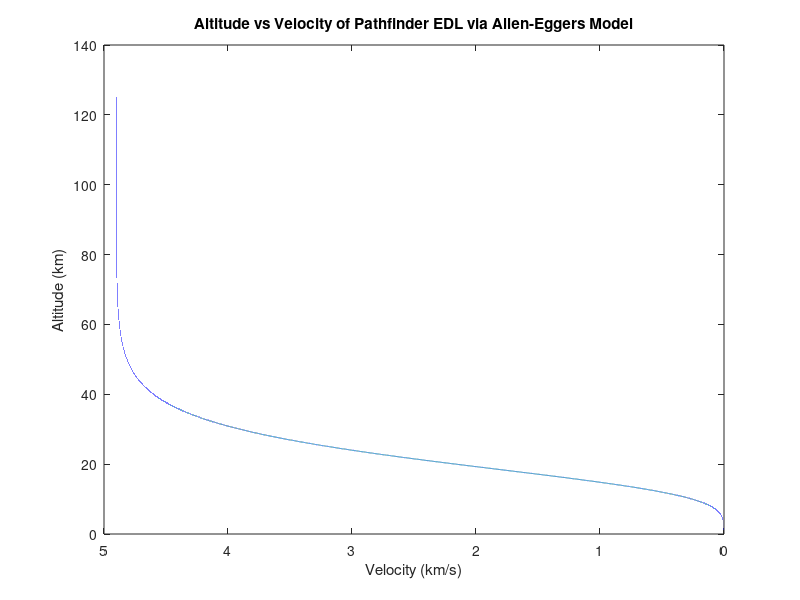
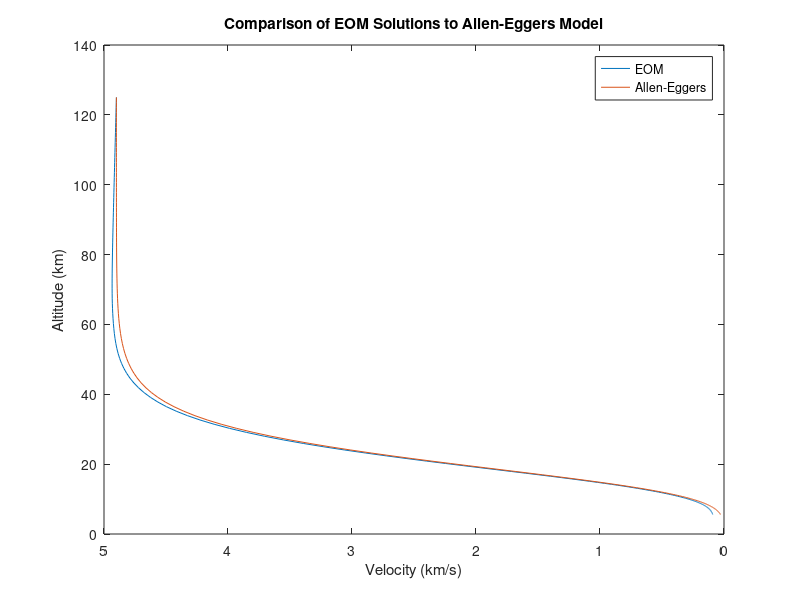
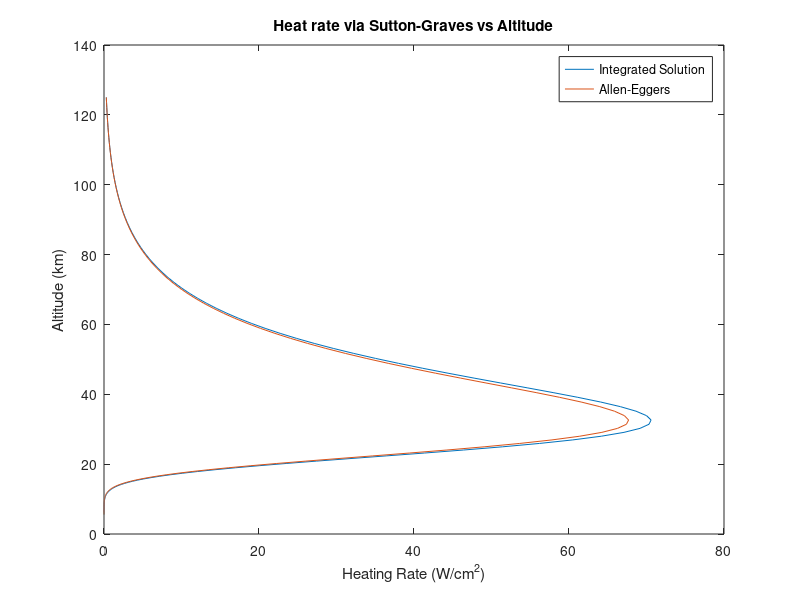
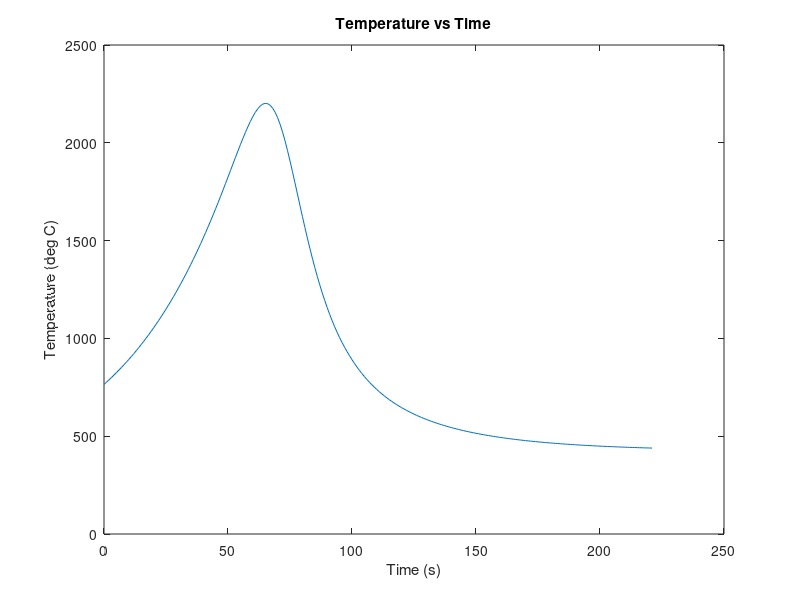

MATLAB code for these plots, in order:
%%Setup
% A script written in MATLAB with the objective of describing certain
% characteristics of the entry of the Mars Pathfinder probe. 
% TODO: Convert to python (in progress)
% TODO: Check with professor about part H - I would be shocked if I 
%       did that part properly.
% Last Edit: 29 October 2016

% Useful Constants and Quantities:
gE  = 9.81 ;                     % Acc. due to gravity, Earth, m/s2
gM  = 3.69 ;                     % Acc. due to gravity, Mars, m/s2
RM  = 3397 * 1000 ;              % Radius of Mars, m
sig = 5.67e-8 ;                  % Stefan-Boltzmann Constant, W/m2*K4
k   = 1.9027e-4 ;                % Sutton-Graves const. for Mars
R_univ = 8314.472 ;              % Universal Gas Constant, J/(K*kmol)

% Problem 1 Givens
d = 2.65 ;                       % Diameter of entry capsule, m
delta = 70 ;                     % Angle of sphere-cone heatshield, degrees
CD = 1.65 ;                      % Hypersonic Drag Coefficient
m = 603 ;                        % Entry mass, kg

% Problem 1 Assumptions
rn = 0.665 ;                     % Effective nose radius, m
rho0 = 0.0525 ;                  % Adjusted density at 'sea' level, kg/m3
T = 150 ;                        % Isothermal Temp, K (const. throughout)
M = 43.27 ;                      % Mean molecular weight, kg/kmol

% Entry Initial conditions
V_atm = 4.9 * 1000 ;             % m/s
h_atm = 125 * 1000 ;             % m
gam_atm = 17.0 ;                 % degrees
                                 % Heatshield material: SLA-561
T0_TPS = 25 + 273.15 ;           % Init. uniform temp distribution in the 
                                 % Thermal Protection System, K                         
T_max = 200 + 273.15 ;           % Maximum allowable temp of bondline, K

%% Part A
% Find the ballistic coefficient and the Allen-Eggers constant. 

% beta = m/(CD * A)
% By EDL and TPS Slide 9, for reference area we use the projected area of
% the cone. 

A = pi * (d / 2) ^ 2 ;           % CS Area of capsule
beta = m / ( CD * A ) ;          % Ballistic coefficient
fprintf('\nThe ballistic coefficient is : %f \n',beta);

% Allen-Eggers Constant C = - rho0 * H / (2 * beta * sin(gam_atm))
% Need scale height H = R * T0 / (g0)
R = R_univ / M ;                               % Spec. Gas Const., J / kgK
H = R * T / gM ;                               % Atmo. scale height, m
C = - rho0 * H / (2 * beta * sind(gam_atm)) ;  % A-E Const
fprintf('Atmospheric Scale Height: %f m \n',H) ;
fprintf('Allen-Eggers Constant: %f \n', C) ;

%% Part B - Allen-Eggers Velocity Profile
% Use Allen-Eggers eq. to develop a velocity profile as function of
% altitude. Plot results with v on x, h on y, km/s and km respectively. 
h = 0:1:h_atm ;    % Array for h in m w/ step size in m. 
V = V_atm .* exp( C .* exp(-h ./ H)) ;
plot(V ./1000 , h ./ 1000)
hold on
set(gca,'XDir','Reverse') ;          % I figured it'd be neat to plot the 
                                     % plot the descent from left to right. 
xlabel('Velocity (km/s)') ;
ylabel('Altitude (km)');
title('Altitude vs Velocity of Pathfinder EDL via Allen-Eggers Model') ;

%% Part C - Maximum Deceleration
% Find the altitude of max. deceleration. Express the magnitude of max.
% deceleration in Earth gs. 

h_nMAX = H * log(-2 * C) ;                      % Alt. of max. decel., m
nMAX = V_atm .^ 2 * sind(gam_atm) / (53.3 * H) ;% Mag peak decel, Earth gs.
fprintf('Altitude of max deceleration: %f km \n', h_nMAX / 1000) ;
fprintf('Max deceleration: %f Earth gs \n', nMAX)

%% Part D - Equations of Motion
% Integrate EOM using ode45. Plot velocity profile against profile found in
% (b). Comment on the quality of the assumptions made going from EOM to
% Allen-Eggers solution. Estimate time from the Phoenix EDL profile shown
% in lecture EDL and TPS, slide 4.
% dV/dt = -(rho * V^2)/(2 * beta) + g * sin(gamma)
% dh/dt = -V * sin(gamma)
% dgamma/dt = - (V * cos(gamma)) / (Rp + h) + g * cos(gamma) / V

tf = 221 ;                               % Time of chute deployment, s.
TOF = [0:1:tf] ;                         % Time of flight, s.

VHG = [ V_atm h_atm gam_atm ]' ;         % Initial Conditions

% The anonymous function that I'll be calling in the ode45() function. I
% realize it's not the most readable, but it works. Each row corresponds to
% the differential equation for dV/dt, dh/dt and dgamma/dt respectively.
% For dV/dt, I had to define rho according to the exponential atmosphere
% model within the anonymous function in order for it to not be assumed
% constant. Also, I chose to remove the whitespace from the first and
% last rows to ensure that they fit within the confines of what the MATLAB
% editor considers the proper length for a line. I realize that I choose 
% the strangest things to be particular about. 
f=@(t,VHG)[-((rho0*exp(-VHG(2)/H))*VHG(1).^2)/(2*beta)+gM.*sind(VHG(3));...
           -VHG(1) .* sind(VHG(3))                                     ;...
           -(VHG(1).*cosd(VHG(3)))./(RM+VHG(2))+gM.*cosd(VHG(3))./VHG(1)];

[t,x] = ode45(f,TOF,VHG);

figure

% Get the velocity according to the Allen-Eggers equation using the heights
% found from solving the differential equations. 
V_ae = V_atm .* exp( C .* exp(-x(:, 2) / H));
plot(x(:,1) ./1000, x(:,2) ./ 1000)
hold on
plot(V_ae ./ 1000, x(:,2) ./ 1000)
ylabel('Altitude (km)');
xlabel('Velocity (km/s)');
title('Comparison of EOM Solutions to Allen-Eggers Model');
legend('EOM','Allen-Eggers','Location','NorthEast');
set(gca,'XDir','Reverse') ;         % Again set x axes to reverse so that 
                                    % the plot is indicative of what's
                                    % happening with increasing time.
                                    
%% Part E - Heat Rate vs Altitude
% For the integrated and Allen-Eggers solution, use the Sutton-Graves
% equation to estimate the stagnotion point heat rate as a function of
% altitude. Plot the altitude (km) vs the heat rate (W/cm2)
% The heat rate is given in W/m2 by qdot = sqrt(k(rho/rn)) * V^3

% By slide 29, approximate effective nose radius as rn/2.
% Heat rate in W/m2 for Allen-Eggers solutions
% Need to recompute A-E solutions for heights found by integration.
V_re = V_atm .* exp( C .* exp(-x(:,2) ./ H)) ;
qd_AE = k .* sqrt(((rho0 .* exp(-x(:, 2) ./ H)) ./ (rn/2))) .* V_re .^ 3;

% Heat rate in W/m2 for integrated equations
qd_int=k .* sqrt(((rho0 .* exp(-x(:, 2) ./ H)) ./ (rn/2))) .* x(:,1) .^ 3 ;

figure
plot(qd_int .* 1e-4, x(:, 2) ./ 1000, qd_AE .* 1e-4, x(:, 2) ./1000)
xlabel('Heating Rate (W/cm^2)'),  ylabel('Altitude (km)')
title('Heat rate via Sutton-Graves vs Altitude')
legend('Integrated Solution','Allen-Eggers')

%% Part F - Peak Heat Rate and Heat Load
% Use analytic expressions to estimate the peak stagnation point heat rate
% and the integrated heat load. Compare the peak heat rate estimate to the
% maximum values from part E.

% Peak heat rate, assuming constant flightpath angle. 
qd_max=k * sqrt((beta * sind(gam_atm) / (3 * (rn/2) * H))) * ...
       (V_atm ^3 / exp(.5)) ;

% Total Integrated Heat Load Estimate, assuming constant flightpath angle. 
hl_est = k * V_atm ^ 2 * sqrt(pi * H * beta / ((rn/2) * sind(gam_atm))) ;

% Get peak heat rates from part E and compare them to the above peak heat
% rate estimate. Compare both in terms of simple magnitude and percent
% difference, treating the values from part E as the 'true' values. 
qd_AE_max = max(qd_AE) ; 
qd_int_max = max(qd_int) ;

diffAE = abs(qd_max - qd_AE_max) ;
diffINT = abs(qd_max - qd_int_max) ;
pDiffAE = diffAE / ( 0.5 * ( qd_max + qd_AE_max)) * 100 ;
pDiffINT = diffINT / ( 0.5 * ( qd_max + qd_int_max)) * 100 ;
fprintf('Peak Heat Rate with constant flightpath angle: %f\n',qd_max) ;
fprintf('Peak Heat Rate of integrated solution: %f\n',qd_int_max) ;
fprintf('Peak Heat Rate of Allen-Eggers solution: %f\n',qd_AE_max) ;
fprintf('INTEGRATED: Diff = %f, Percent Diff = %f\n',diffINT,pDiffINT) ;
fprintf('ALLEN-EGGERS: Diff = %f, Percent Diff = %f\n',diffAE,pDiffAE) ;

%% Part G - Temperature
% Assume outer surface is in radiative equilibrium. What is the TPS outer
% surface temp as a function of time? Use the integrate results to get
% this. Plot with time on the x-axis, temp on y-axis in Celsius. 
Eps = 0.9 ;                     % Emissivity of SLA-561
Temp = (qd_int ./ (sig .* Eps)) .^ (1 / 4) ;
Temp = Temp + 273.15 ;                % Convert to Celsius

figure
plot(t,Temp), xlabel('Time (s)'), ylabel('Temperature (deg C)')
title('Temperature vs Time')

%% Part H - Mass of TPS
% Estimate the mass of the TPS material vs the integrated heat load. What
% is the TPS material mass? What is the mass of the underlying TPS
% structure? What is the total TPS mass? What is the TPS thickness (assume
% a 70-degree cone)?
% Use the heat load estimate from part F and the equation from the plot on
% slide 34 of EDL and TPS lecture.

MF = (0.091 * (hl_est * 1e-4) ^ 0.51575) / 100 ;  % Mass fraction in %
                                                  % J/m2 ---> J/cm2
MF_struc = [ 0.1 0.15] ;               % Mass fraction of support structure
fprintf('The mass of the TPS material is %f kg\n', MF * m)
fprintf('The mass of the TPS structure is between %f kg and %f kg\n', ...
        MF_struc(1) * m, MF_struc(2) *m)

rhoTPS = 0.288 * 1000 ;             % Density of TPS material, kg/m3
ATPS = pi * d ^ 2 / 4 ;             % Area of heatshield
thickness = (MF * m) / (rhoTPS * ATPS) ;
fprintf('The thickness of the TPS is: %f cm\n', thickness * 100)

%% Part I - Acceleration
% Check the baseline peak deceleration of 9.2 Earth gs against Allen-Eggers
% and integrated results.
n_base = 9.2 ;
dVdtINT = - ((rho0 .* exp(-x(:, 2) / H)) .* x(:,1) .^2) ./ (2 .* beta) ...
          + gM * sind(x(:, 3)) ;
n_max_int = max(abs(dVdtINT)) / gE ;
fprintf('The difference between the Allen-Eggers and baseline peak deceleration is: %f gs\n', nMAX - n_base);
fprintf('The difference between the integrated and baseline peak deceleration is: %f gs\n', n_max_int - n_base);

%% Part J - Flightpath Angle
% Plot the flightpath angle in degrees vs the altitude in km. Discuss the
% cause of errors in A-E heating estimates and the max deceleration
% estimates.

figure
plot(x(:,2) ./ 1000, x(:,3))
xlabel('Altitude (km)') ;
ylabel('Flightpath Angle (deg)');
title('Flightpath Angle vs Altitude');
set(gca,'XDir','Reverse') ;   

%% Bonus - Distance traveled 
tf = 221 ;                               % Time of chute deployment, s.
TOF = [0:1:tf] ;                         % Time of flight, s.
% Create new initial conditions for x0
VHG = [ V_atm h_atm gam_atm 0.0]' ;         % Initial Conditions


f=@(t,VHG)[-((rho0*exp(-VHG(2)/H))*VHG(1).^2)/(2*beta)+gM.*sind(VHG(3));...
           -VHG(1) .* sind(VHG(3))                                     ;...
           -(VHG(1).*cosd(VHG(3)))./(RM+VHG(2))+gM.*cosd(VHG(3))./VHG(1);...
           VHG(1) * cosd(VHG(3))                                        ];
[t,x] = ode45(f,TOF,VHG);
figure
plot(x(:,4) ./ 1000, x(:,2) ./1000)
xlabel('Distance Traveled Downrange (km)')
ylabel('Altitude (km)')
title('Altitude vs Distance Traveled')
